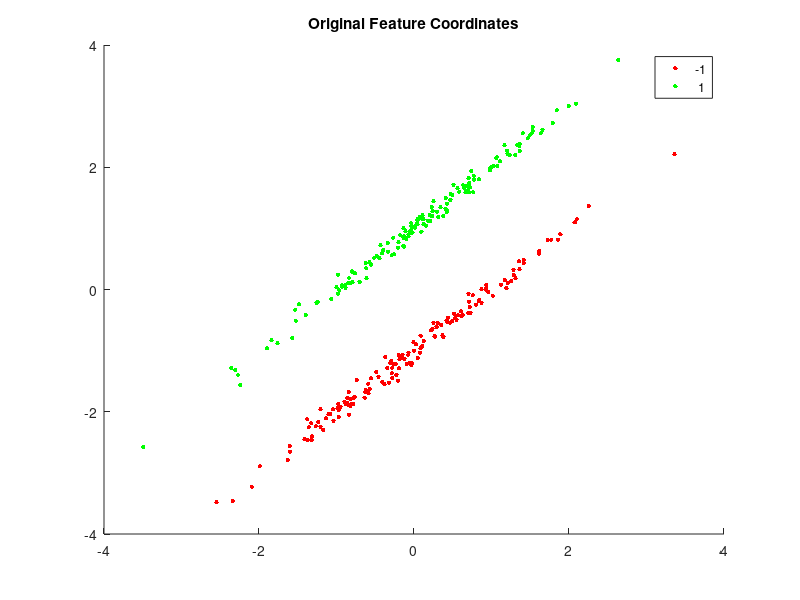
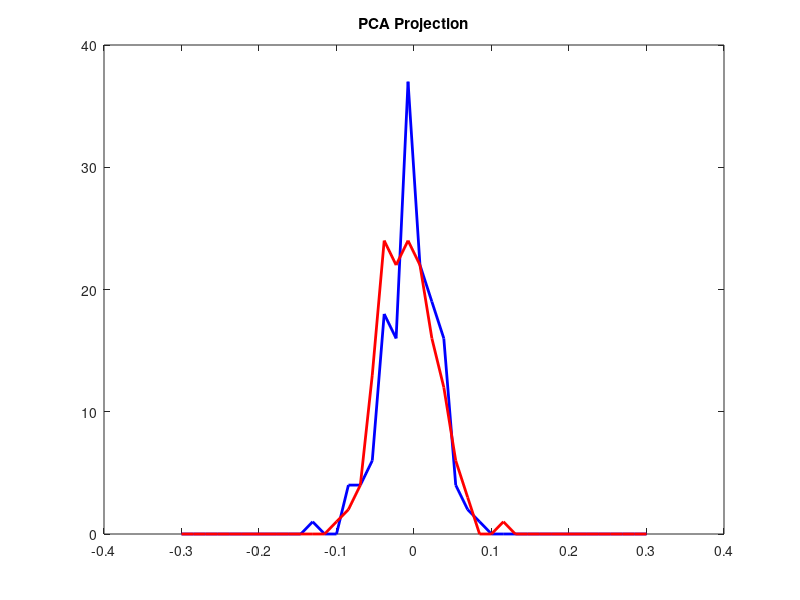

Reproduce these figures in MATLAB, in order. (Note: this script raises an error after producing the figures.)
Y = 2*(-150:149 >= 0)' - 1;
m = length(Y);

X = zeros(length(Y), 3);
X(:,1) = randn(length(Y), 1);
X(:,2) = 0.1*randn(length(Y),1) + X(:,1) + Y;
X(:,3) = 0.1*randn(length(Y),1);

% spherize X
% for j = 1:size(X,2);
%     X(:,j) = X(:,j) - mean(X(:,j));
%     X(:,j) = X(:,j) / norm(X(:,j));
% end

% Original Space
figure(1), clf;
gscatter(X(:,1), X(:,2), Y, 'rgby', '.', 10);
title('Original Feature Coordinates');

bins = linspace(-0.3, 0.3, 40);

% PCA projection

[score coeff latent] = princomp(X);

% spherize X
for j = 1:size(coeff,2);
    coeff(:,j) = coeff(:,j) - mean(coeff(:,j));
    coeff(:,j) = X(:,j) / norm(coeff(:,j));
end

cpcaP = histc(coeff(Y==1,1), bins);
cpcaN = histc(coeff(Y==-1,1), bins);

figure(2), clf;
plot(bins, cpcaP, 'b-', 'LineWidth', 2);
hold on
plot(bins, cpcaN, 'r-', 'LineWidth', 2);
title('PCA Projection');

% LDA Projection
[w xval] = ldaproj2(X,Y);
xval = xval - mean(xval);
xval = xval / norm(xval);

cldaP = histc(xval(Y==1,1), bins);
cldaN = histc(xval(Y==-1,1), bins);

figure(3), clf;
plot(bins, cldaP, 'b-', 'LineWidth', 2);
hold on
plot(bins, cldaN, 'r-', 'LineWidth', 2);
title('LDA Projection');
